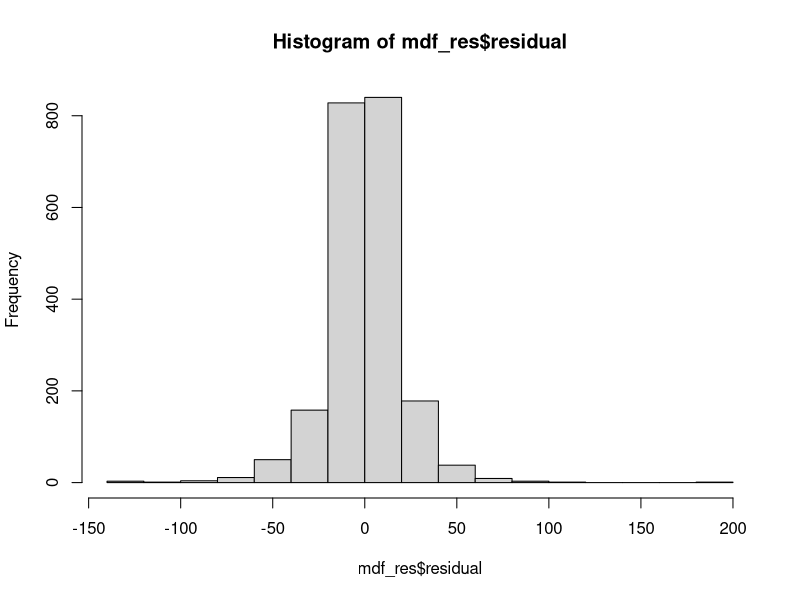

Here is the R script that generated this plot:
library(dplyr)
library(lme4)
library(lmerTest)

mdf <- read.csv("data/LMM_Data/mdf.csv") %>% 
  dplyr::filter(overwinteringStage != "None")

mdf <- mdf %>% 
  mutate(annualTemp = scale(annualTemp))

m <- lmer(formula = q5 ~ annualTemp + 
            (1|id_cells) + (1|validName) + 
            (0 + annualTemp|validName), 
          data = mdf)
summary(m)

r <- residuals(m)

mdf_res <- mdf %>% 
  mutate(residual = r)

hist(mdf_res$residual)
3*sd(mdf_res$residual)

mdf_removeOutliers <- mdf_res %>% 
  filter(residual < 60.933 & residual > -60.933)

write.csv(mdf_removeOutliers, 
          file = "data/LMM_Data/mdf_removeOutliersResiduals.csv",
          row.names = F)
